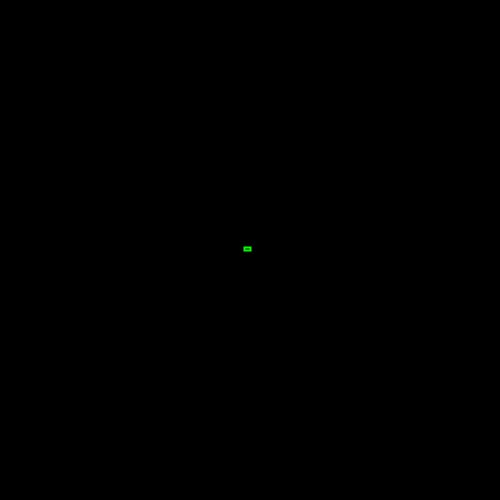
Frame 1 (no input)
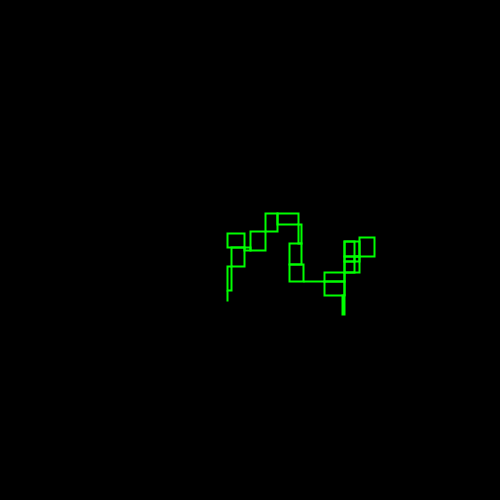
Frame 60 (the mouse pressed at the canvas centre just before this capture)
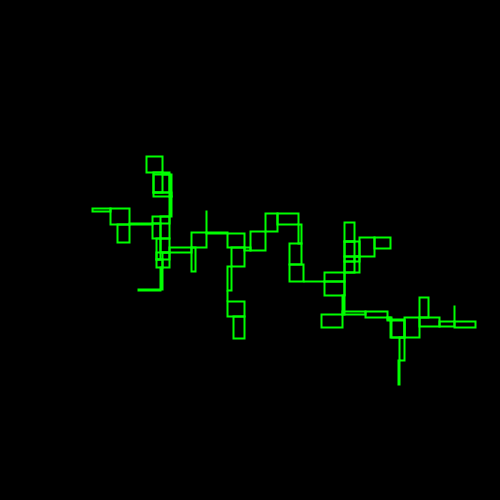
Frame 120 (the mouse held since frame 60 and released just before this capture)

The Processing sketch that drew these frames (run headless with seeded random() and noise(); from frame 60 on, the mouse is pressed at the canvas centre):

// Processing sketch: processing_169993
// ── processing_169993.pde


//HINT - Ctrl+T auto-formats nesting

Cell[] myCells = new Cell[199];

void setup() {
  size(500, 500);
  background(0);

  for (int i = 0; i < myCells.length; i ++) {
    myCells[i] = new Cell();
  }
  //for loop - (define integer variable; while 'i' is less than the length of cell list; add one more to 'i')
}

void draw() {

  for (int i=0; i< myCells.length; i++) {
    //myCells[i].display();
    myCells[i].update();
  }
  myCells[0].location.x = 250;
  myCells[0].location.y = 250;
  myCells[0].isseed = true;

  //setting the location of the seed cell to the centre of the page



    for (int i=0; i< myCells.length; i++) {
    if (myCells[i].isseed == false) {
      for (int j=0; j< myCells.length; j++) {
        if (myCells[j].isseed) {
          float d;
          d = PVector.dist(myCells[i].location, myCells[j].location);
          if (d<=25) {
            myCells[i].isseed = true;
            strokeWeight(2);
            stroke(0,255,0);
            noFill();
            quad(myCells[i].location.x, myCells[i].location.y, myCells[i].location.x, myCells[j].location.y, myCells[j].location.x, myCells[j].location.y, myCells[j].location.x, myCells[i].location.y);
          //draws a 'quad' using 4 xy coordinates derived from the locations of the two cells being compared
        }
        }
      }
    }
  }
}

//this is the cell classe. We defnie it in two parts. First we delare its variables:

class Cell{
  
  PVector location = new PVector();
  PVector velocity = new PVector();
  float dia;
  boolean isseed;
  float cellred, cellgreen, cellblue;
  float lineweight;
  
//then we construct it - using a 'constructor 
  
  Cell(){
  
    location = new PVector(random(500),random(500));
    //defines the new location by a vector with a random x and a random y
    dia = 2;
    isseed = false;
    cellred = 0;
    cellgreen = 0;
    cellblue = 0;
    lineweight = 0.1;
  }
  
  void display(){
    stroke(lineweight);
    if(isseed == true){
      fill(0,213,255);
      stroke(0,213,255);
    }
    if(isseed == false){
    fill(cellred,cellgreen,cellblue);
    }
    ellipse(location.x,location.y,dia,dia);
  }
  void update(){
    if(isseed == false){
      velocity = new PVector(random(-8,8),random(-8,8));
      location.add(velocity);
    }
  }
}


  
  
    
  
